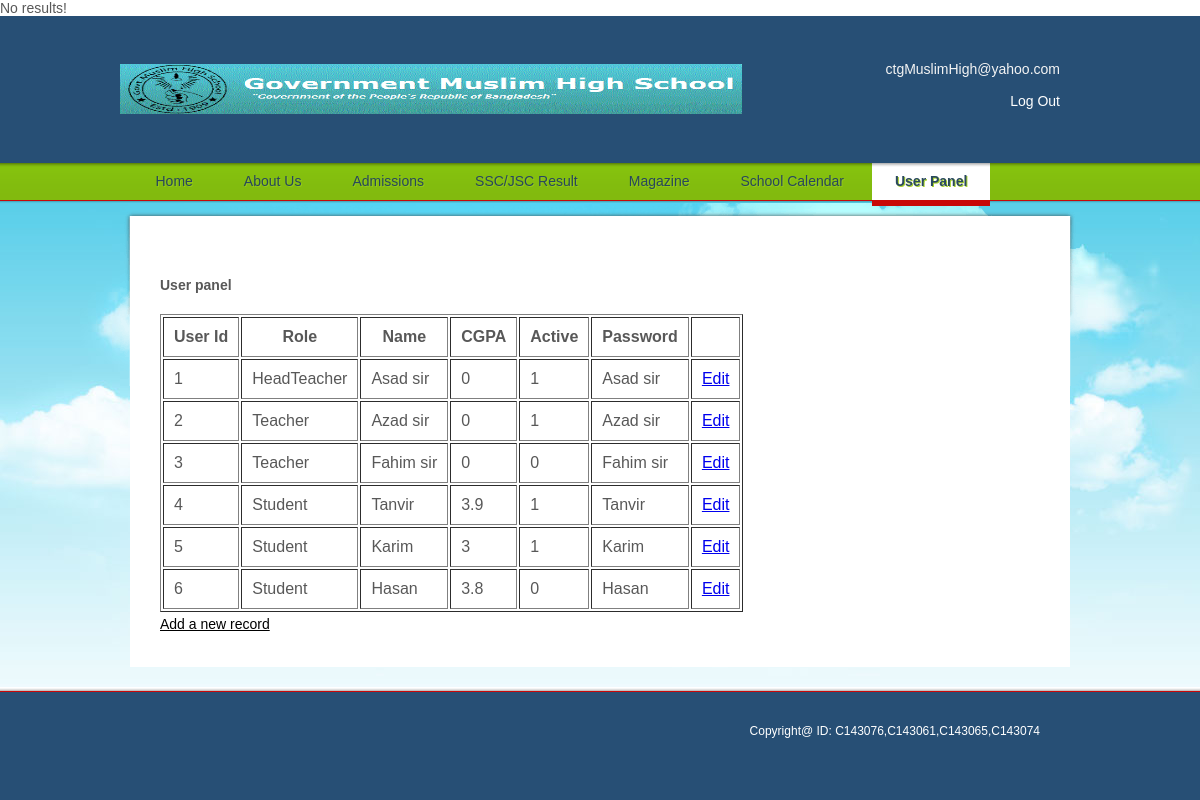
/webpage/contact-us.php, run on the app's committed database.
### tables this page shows
CREATE TABLE IF NOT EXISTS `all_users` (
  `UserId` varchar(20) NOT NULL,
  `Role` varchar(20) NOT NULL,
  `Name` varchar(20) NOT NULL,
  `CGPA` float NOT NULL,
  `Active` int(20) NOT NULL,
  `Password` varchar(20) NOT NULL,
  PRIMARY KEY (`UserId`)
);

### webpage/functions.php (called while the page is built, shortened)
<?php
	function getUser_role(){
		$UserId = $_SESSION["UserId"];
		$result = mysql_query("SELECT Role FROM All_users WHERE UserId='$UserId'")
		or die("toha vaia" . mysql_error());
		$row = mysql_fetch_array($result);
	}
?>

### webpage/contact-us.php (the view, shortened to what this page needs)
<?php
			require_once("functions.php");
			$Session_role = getUser_role();
?>
<!DOCTYPE html>
<html>
<head>
<link rel="stylesheet" type="text/css" href="styles/style.css" />
</head>
<body>
<div id="page">
  <div id="header">
    <div id="section">
      <div><a href="index.php"><img src="images/logo.gif" alt="" width="622" height="50"  /></a></div>
      <span>ctgMuslimHigh@yahoo.com<br />
      <br />
      <a href="logout.php">Log Out</a></span> </div>
    <ul>
      <li><a href="index.php">Home</a></li>
      <li><a href="about.php">About Us</a></li>
      <li><a href="admissions.php">Admissions</a></li>
      <li><a href="result.php">SSC/JSC Result</a></li>
      <li><a href="Magazine.php">Magazine</a></li>
      <li><a href="school-calendar.php">School Calendar</a></li>
      <li class="current"><a href="contact-us.php">User Panel</a></li>
    </ul>
  </div>
  <div id="content">
    <div>
		<?php
			$result = mysql_query("SELECT * FROM all_users")
			or die(mysql_error());
			echo "<h1><b>". $Session_role. "</b> </h1>";
			echo "<p><b>User panel</b> </p><br>";
		if($Session_role != "Student")
		{
			echo "<table border='1' cellpadding='10'>";
			if($Session_role != "HeadTeacher")
				echo "<tr> <th>User Id</th> <th>Role</th> <th>Name</th> <th>CGPA</th>  <th>Active</th>  <th>Password</th> <th></th> </tr>";
			else
				echo "<tr> <th>User Id</th> <th>Role</th> <th>Name</th> <th>CGPA</th>  <th>Active</th>  <th>Password</th> <th></th> <th></th> </tr>";
			while( $row = mysql_fetch_array( $result ) ) {
			echo "<tr>";
			echo '<td>' . $row['UserId'] . '</td>';
			echo '<td>' . $row['Role'] . '</td>';
			echo '<td>' . $row['Name'] . '</td>';
			echo '<td>' . $row['CGPA'] . '</td>';
			echo '<td>' . $row['Active'] . '</td>';
			echo '<td>' . $row['Password'] . '</td>';
			echo '<td><a href="edit.php?UserId=' . $row['UserId'] . '">Edit</a></td>';
			echo "</tr>";
			}
			echo "</table>";
		?>
		<p><a href="new.php">Add a new record</a></p>
		<?php
	}
?>
    </div>
  </div>
  <div id="footer">
    <div>
	  <div class="section">
		<p>Copyright@  ID: C143076,C143061,C143065,C143074</p>
      </div>
    </div>
  </div>
</div>
</html>

### webpage/styles/style.css (style rules this page uses)
body { background:#fff url(../images/background.gif) repeat-x center 187px; color:#585858; font-family:Arial; font-size:14px; margin:0; min-width:960px; }
a { outline:none; }
img { border:none; }
#header div#section:after, #header ul:after, #content div:after, #content div ul.services:after, #footer div:after, #footer div div.section ul:after { clear:both; content:" "; display:block; font-size:0; height:0; visibility:hidden; }
#page { background:url(../images/background.jpg) no-repeat center 180px; width:100%; }
#header { background:url(../images/bg-header.gif) repeat-x; height:auto; overflow:hidden; position:relative; }
#header div#section { height:145px; margin:0 auto; width:960px; }
#header div#section div { float:left; margin-top:48px; }
#header div#section div a { display:block; }
#header div#section span { color:#f4f4f4; float:right; margin:0; padding-right:20px; padding-top:45px; text-align:right; width:178px; }
#header ul { list-style:none; margin:2px auto 0; padding:0; width:935px; }
#header ul li { float:left; padding-right:5px; }
#header ul li a { color:#28475C; display:block; font-size:14px; height:43px; line-height:37px; padding:0 23px; text-align:center; text-decoration:none; text-shadow:1px 1px 0 #94C81D; text-transform:capitalize; }
#header ul li.current, #header ul li:hover { height:43px; }
#header ul li.current a { background:url(../images/bg-menu.gif) repeat-x; color:#2a495e; font-weight:bold; text-shadow:1px 1px 0 #a8d32c; }
#content { background:url(../images/bg-content.gif) no-repeat top center; margin:0 auto; min-height:174px; overflow:hidden; position:relative; width:960px; ; }
#content p a { color:#000; text-decoration:underline; }
#content div { background:#fff; margin:10px auto 20px; padding:30px; width:880px; }
#content div#home div div#aside div h1, #content div h1 { color:#3f3f3f; font-size:28px; font-weight:normal; margin:0; padding-bottom:27px; }
#content div#home div div#aside div p, #content div p { line-height:25px; margin:0; padding-bottom:0; text-align:justify; }
#footer { background:#274F75 url(../images/bg-footer.gif) repeat-x; min-height:113px; width:100%; }
#footer div { font-size:12px; margin:0 auto; padding-top:37px; position:relative; width:960px; }
#footer div div.section { float:right; padding:0; width:700px; }
#footer div div.section p { color:white; margin:0; padding:0px 40px 0px; text-align:right; }
span a { color: white;font-style:Arial Black;text-decoration:none; }

### data on the page
all_users: UserId "1", Role "HeadTeacher", Name "Asad sir", CGPA "0", Active "1", Password "Asad sir"
all_users: UserId "2", Role "Teacher", Name "Azad sir", CGPA "0", Active "1", Password "Azad sir"
all_users: UserId "3", Role "Teacher", Name "Fahim sir", CGPA "0", Active "0", Password "Fahim sir"
all_users: UserId "4", Role "Student", Name "Tanvir", CGPA "3.9", Active "1", Password "Tanvir"
all_users: UserId "5", Role "Student", Name "Karim", CGPA "3", Active "1", Password "Karim"
all_users: UserId "6", Role "Student", Name "Hasan", CGPA "3.8", Active "0", Password "Hasan"
